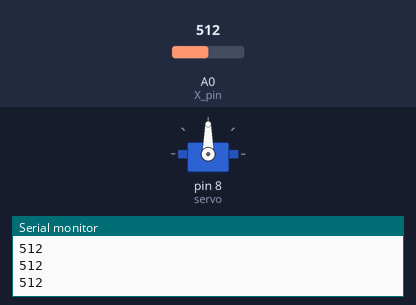
Simulated run of this sketch. Board: Arduino Uno, built with avr-gcc and run on an emulated ATmega328P. Shown: servo, the last lines printed to the serial monitor. The inputs (shaded band) are chosen by the test bench; at power-on: A0 (X_pin) = 512.

Above: at 1.2 s.
1.3 s: A0 (X_pin) set to 538
At 2.2 s:
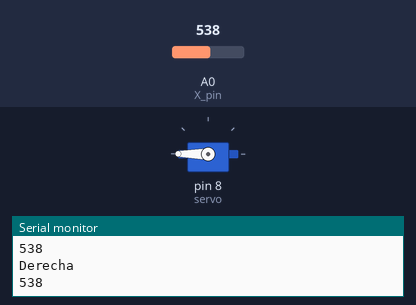
2.8 s: A0 (X_pin) set to 480
At 3.4 s:
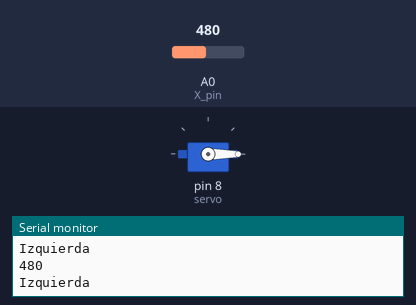
4.3 s: A0 (X_pin) set to 506
At 4.7 s:
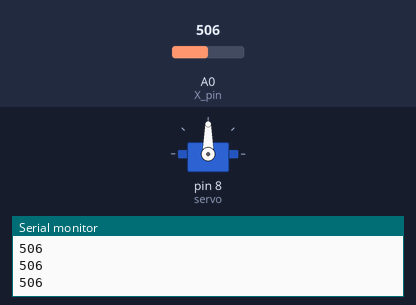
5.8 s: A0 (X_pin) set to 540
At 6.9 s:
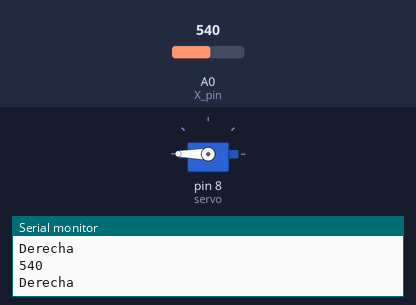
Timing chart, 0 to 8.3 s (numbered marks = the images above; inputs shaded):
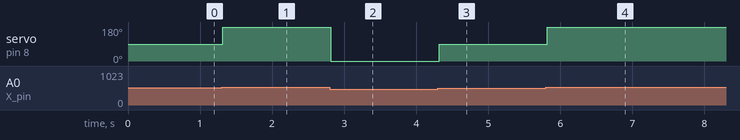

Measured:
- the behaviour switches between 530 and 531 on A0 (X_pin) (found by bisection; images 0 and 1)
- the behaviour switches between 490 and 491 on A0 (X_pin) (found by bisection; images 2 and 3)
- after the input at 1.3 s, servo on pin 8 (servo): 90° → 180° at once
- after the input at 2.8 s, servo on pin 8 (servo): 180° → 0° at once
- after the input at 4.3 s, servo on pin 8 (servo): 0° → 90° at once
- after the input at 5.8 s, servo on pin 8 (servo): 90° → 180° at once

The sketch:

Ejercicio4.1.ino
```cpp
// C++ code
// GRUPO B3
// Mateo Rico Iglesias
// Chen Xin Pan Wang
// Eduardo Blanco Bielsa

#include <Servo.h>
//2.-
Servo servo;
int boton_pin = 7; // Pin digital para el botón
int X_pin = A0; // Pin analógico para leer eje X
bool derecha = false;
bool izquierda = false;

void setup(){
 Serial.begin(9600);
 servo.attach(8);
 pinMode(boton_pin, INPUT_PULLUP);
}
void loop(){
  int movimientoJoystickX = detectarJoystick();
  Serial.println(movimientoJoystickX);
 if(movimientoJoystickX < 490){
  Serial.println("Izquierda");
   girarIzquierda();
 } else if(movimientoJoystickX > 530){
   Serial.println("Derecha");
   girarDerecha();
 } else if (movimientoJoystickX > 490 && movimientoJoystickX < 530) {
    servo.write(90);
 }
}

void girarIzquierda(){
  servo.write(0);
}

void girarDerecha(){
  servo.write(180);
}
int detectarJoystick(){
 return analogRead(X_pin);
}
```
